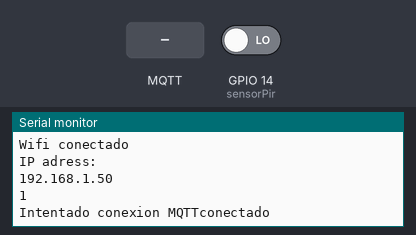
A sketch run on a simulated ESP32. On the bench: the last lines printed to the serial monitor. Inputs (shaded band) come from the test bench; at power-on: GPIO 14 (sensorPir) LOW. WiFi joins after 1.5 s; servers stay silent unless stated; no MQTT or app messages arrive unless stated.

Above: at 2.7 s.
2.8 s: GPIO 14 (sensorPir) driven HIGH
At 7.7 s:
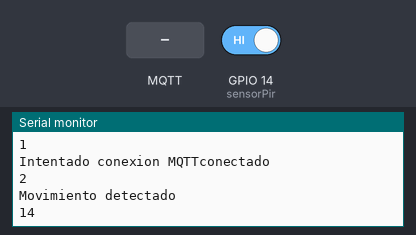
8.4 s: MQTT message "1" arrives on the first subscribed topic
At 12.7 s:
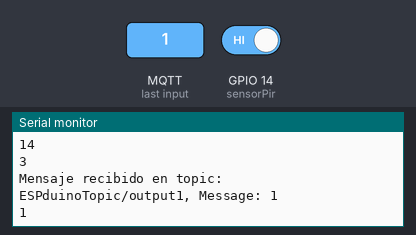
13.4 s: MQTT message "on" arrives on the first subscribed topic
At 17.8 s:
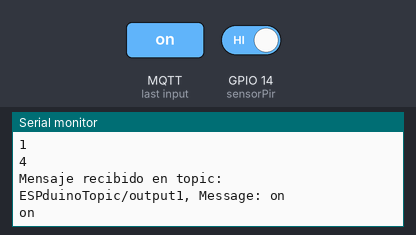
18.5 s: MQTT message "off" arrives on the first subscribed topic
At 22.9 s:
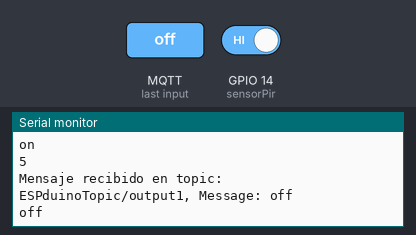
23.6 s: GPIO 14 (sensorPir) driven LOW
At 28.9 s:
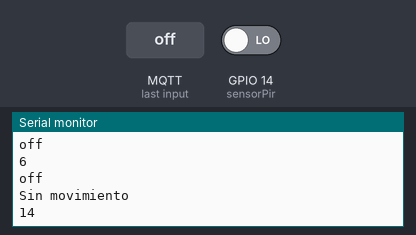
Timing chart, 0 to 29.9 s (numbered marks = the images above; inputs shaded):
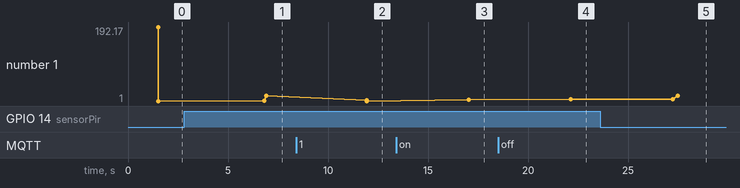

Measured:
- after the input at 2.8 s, the serial monitor: prints a new line after 4.1 s (image 1)
- after the input at 8.4 s, the serial monitor: prints a new line after 3.5 s (image 2)
- after the input at 13.4 s, the serial monitor: prints a new line after 3.6 s (image 3)
- after the input at 18.5 s, the serial monitor: prints a new line after 3.6 s (image 4)
- after the input at 23.6 s, the serial monitor: prints a new line after 3.9 s (image 5)
- plotted number 1: 1 → 14 after the input at 2.8 s, 14 → 1 after the input at 8.4 s, 5 → 14 after the input at 23.6 s

The sketch:

40_MQTT_con_PIR_HC-SR501.ino
```cpp
#include <WiFi.h> //ok
#include <PubSubClient.h>

WiFiClient espClient;
PubSubClient client(espClient); // con las caracteristicas del wifiClient

// Credenciales para conecatarse al wifi
const char* ssid = "CI_ICHL";
const char* password = "df97xBTSeCKy";

const char* mqtt_server = "192.168.1.21";
//const char* mqtt_server = "mono.local";
int port = 1883;

// Variables
String humedad;
String mensajesT;
const byte sensorPir = 14; // sensor en el lugar 14
int estado = LOW; // no hay movimiento por defecto entonces hay nivel bajo
int valor = 0; //guardar el valor entregado por el sensor 1

///////////// Realiza conexion al wifi (inicio) //////////////
void setup_wifi(); //
///////////// Realiza conexion al wifi (fin) //////////////

/////////////////// callback MQTT (inicio) /////////////////////////
// Realizando conexion MQTT
void callback(char* topic, byte* message, unsigned int length);
/////////////////// callback MQTT (fin) /////////////////////////

/////////////////// Reconexion (inicio) /////////////////////////
// Realiza la reconexion en caso de fallo
void reconnect();
/////////////////// Reconexion (fin) /////////////////////////

void setup() {
  Serial.begin(115200);
  delay(10);
  // conectarse a wifi
  setup_wifi();
  // Configurar el MQTT client
  client.setServer(mqtt_server, 1883);
  // callback es una funcion que se ejecuta luego de un evento determinadocomo la pulsacion de un boton una interfaz que manda un mensaje MQTT
  client.setCallback(callback);

}

int contador = 0;
void loop() {
  contador = contador + 1;
  Serial.println(contador);

  if(!client.connected()){
    reconnect();
  }
  client.loop(); // Sirve para esperar los mensajes entrantes de los topicos subscritos

  Serial.println(mensajesT);

  ////////////////////// Enviando un mensaje//////////////////////////
  // Señal que queremos enviar al borker}
  // leer cada iteracion
  valor = digitalRead(sensorPir); //leer valor del sensor

  if(valor == HIGH){ // si hay movimiento
    //digitalWrite(led, HIGH); //encender led
    humedad = "on";
    delay(100);

    if(estado == LOW){ //viene por defecto
      Serial.println("Movimiento detectado");
      Serial.println(sensorPir);
      estado = HIGH; // cambiamos estado a alto
    }

  } else { // si no hay movimiento
    //digitalWrite(led, LOW); // encender led
    humedad = "off";
    delay(250); // mantener encendido

    if(estado == HIGH){
        Serial.println("Sin movimiento");
        Serial.println(sensorPir);
        estado = LOW; // cambiar a LOW
    }

  }
  ////////////////////// Enviando un mensaje (fin)//////////////////////////
  // Convertir el valor a char array
  char humString[8];
  //dtostrf(humedad, 1, 2, humString);
  //Serial.print("Humedad: ");
  //Serial.println(humString);
  humedad.toCharArray(humString, 8);
  client.publish("ESPduinoTopic/input1", humString); // Topic: 'ESPduinoTopic/input1'
  delay(5000);

  //char buffer[10]=" ";
  //char* formato="Bucle %i";
  //sprintf(buffer, formato, i);
  //i++;
  //Serial.println(buffer);
}
```

callback.ino
```cpp
void callback(char* topic, byte* message, unsigned int length){
  Serial.print("Mensaje recibido en topic: ");
  Serial.print(topic);
  Serial.print(", Message: ");
  String messageTemp;
  for(int i = 0; i < length; i++){
    Serial.print((char)message[i]);
    messageTemp += (char)message[i];
  }
  mensajesT = messageTemp;
  Serial.println();

}
```

reconnect.ino
```cpp
void reconnect(){
  // Bucle hasta que reconecte
  while(!client.connected()){
      Serial.print("Intentado conexion MQTT");
      if(client.connect("ESPduino01")){
        Serial.println("conectado");
        client.subscribe("ESPduinoTopic/output1"); // Topic : 'ESPduinoTopic/output1'

      }else{
        Serial.print("Fallo, rc =");
        Serial.print(client.state());
        Serial.println(" Intentelo de nuevo en 5s");
        delay(5000);
      }
  }
}
```

setup_wifi.ino
```cpp
void setup_wifi(){
  delay(10);
  Serial.println();
  Serial.print("Conectando a ");
  Serial.println(ssid);
  WiFi.begin(ssid, password);
  while(WiFi.status() != WL_CONNECTED){
      delay(500);
      Serial.print(".");
  }
  Serial.println("");
  Serial.println("Wifi conectado");
  Serial.println("IP adress: ");
  Serial.println(WiFi.localIP());
}
```
